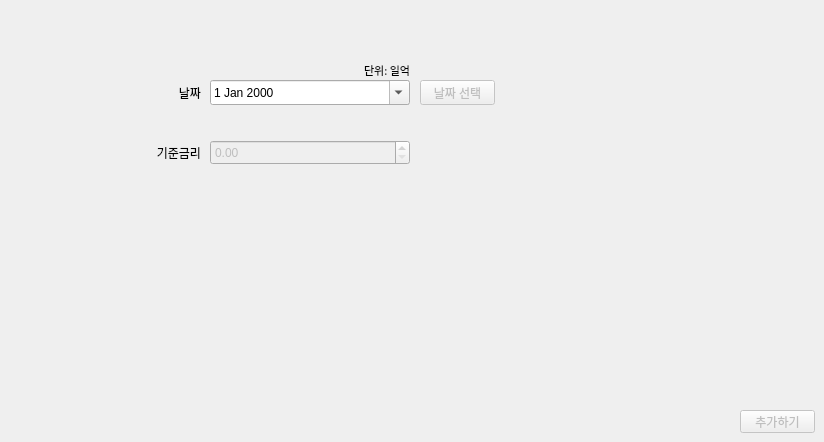
        <widget class="QWidget" name="baserate_tab_add">
         <attribute name="title">
          <string>데이터 추가</string>
         </attribute>
         <widget class="QWidget" name="widget_7" native="true">
          <property name="geometry">
           <rect>
            <x>70</x>
            <y>50</y>
            <width>550</width>
            <height>300</height>
           </rect>
          </property>
          <widget class="QLabel" name="baserate_label_add">
           <property name="geometry">
            <rect>
             <x>140</x>
             <y>60</y>
             <width>200</width>
             <height>20</height>
            </rect>
           </property>
           <property name="font">
            <font>
             <family>맑은 고딕</family>
             <pointsize>8</pointsize>
            </font>
           </property>
           <property name="text">
            <string/>
           </property>
           <property name="alignment">
            <set>Qt::AlignRight|Qt::AlignTop|Qt::AlignTrailing</set>
           </property>
          </widget>
          <widget class="QDateEdit" name="baserate_date_add">
           <property name="geometry">
            <rect>
             <x>140</x>
             <y>30</y>
             <width>200</width>
             <height>25</height>
            </rect>
           </property>
           <property name="calendarPopup">
            <bool>true</bool>
           </property>
          </widget>
          <widget class="QWidget" name="baserate_group_add" native="true">
           <property name="enabled">
            <bool>false</bool>
           </property>
           <property name="geometry">
            <rect>
             <x>140</x>
             <y>90</y>
             <width>211</width>
             <height>191</height>
            </rect>
           </property>
           <widget class="QDoubleSpinBox" name="baserate_spin_add1">
            <property name="geometry">
             <rect>
              <x>0</x>
              <y>0</y>
              <width>200</width>
              <height>25</height>
             </rect>
            </property>
            <property name="decimals">
             <number>2</number>
            </property>
            <property name="maximum">
             <double>99.989999999999995</double>
            </property>
            <property name="singleStep">
             <double>0.050000000000000</double>
            </property>
           </widget>
          </widget>
          <widget class="QLabel" name="label_75">
           <property name="geometry">
            <rect>
             <x>30</x>
             <y>90</y>
             <width>101</width>
             <height>25</height>
            </rect>
           </property>
           <property name="text">
            <string>기준금리</string>
           </property>
           <property name="alignment">
            <set>Qt::AlignRight|Qt::AlignTrailing|Qt::AlignVCenter</set>
           </property>
          </widget>
          <widget class="QLabel" name="label_76">
           <property name="geometry">
            <rect>
             <x>30</x>
             <y>30</y>
             <width>101</width>
             <height>25</height>
            </rect>
           </property>
           <property name="text">
            <string>날짜</string>
           </property>
           <property name="alignment">
            <set>Qt::AlignRight|Qt::AlignTrailing|Qt::AlignVCenter</set>
           </property>
          </widget>
          <widget class="QLabel" name="label_78">
           <property name="geometry">
            <rect>
             <x>240</x>
             <y>10</y>
             <width>100</width>
             <height>20</height>
            </rect>
           </property>
           <property name="font">
            <font>
             <family>맑은 고딕</family>
             <pointsize>8</pointsize>
            </font>
           </property>
           <property name="text">
            <string>단위: 일억</string>
           </property>
           <property name="alignment">
            <set>Qt::AlignRight|Qt::AlignTrailing|Qt::AlignVCenter</set>
           </property>
          </widget>
          <widget class="QPushButton" name="baserate_btn_addDate">
           <property name="enabled">
            <bool>false</bool>
           </property>
           <property name="geometry">
            <rect>
             <x>350</x>
             <y>30</y>
             <width>75</width>
             <height>25</height>
            </rect>
           </property>
           <property name="text">
            <string>날짜 선택</string>
           </property>
          </widget>
         </widget>
         <widget class="QPushButton" name="baserate_btn_add">
          <property name="enabled">
           <bool>false</bool>
          </property>
          <property name="geometry">
           <rect>
            <x>740</x>
            <y>410</y>
            <width>75</width>
            <height>23</height>
           </rect>
          </property>
          <property name="text">
           <string>추가하기</string>
          </property>
         </widget>
        </widget>
